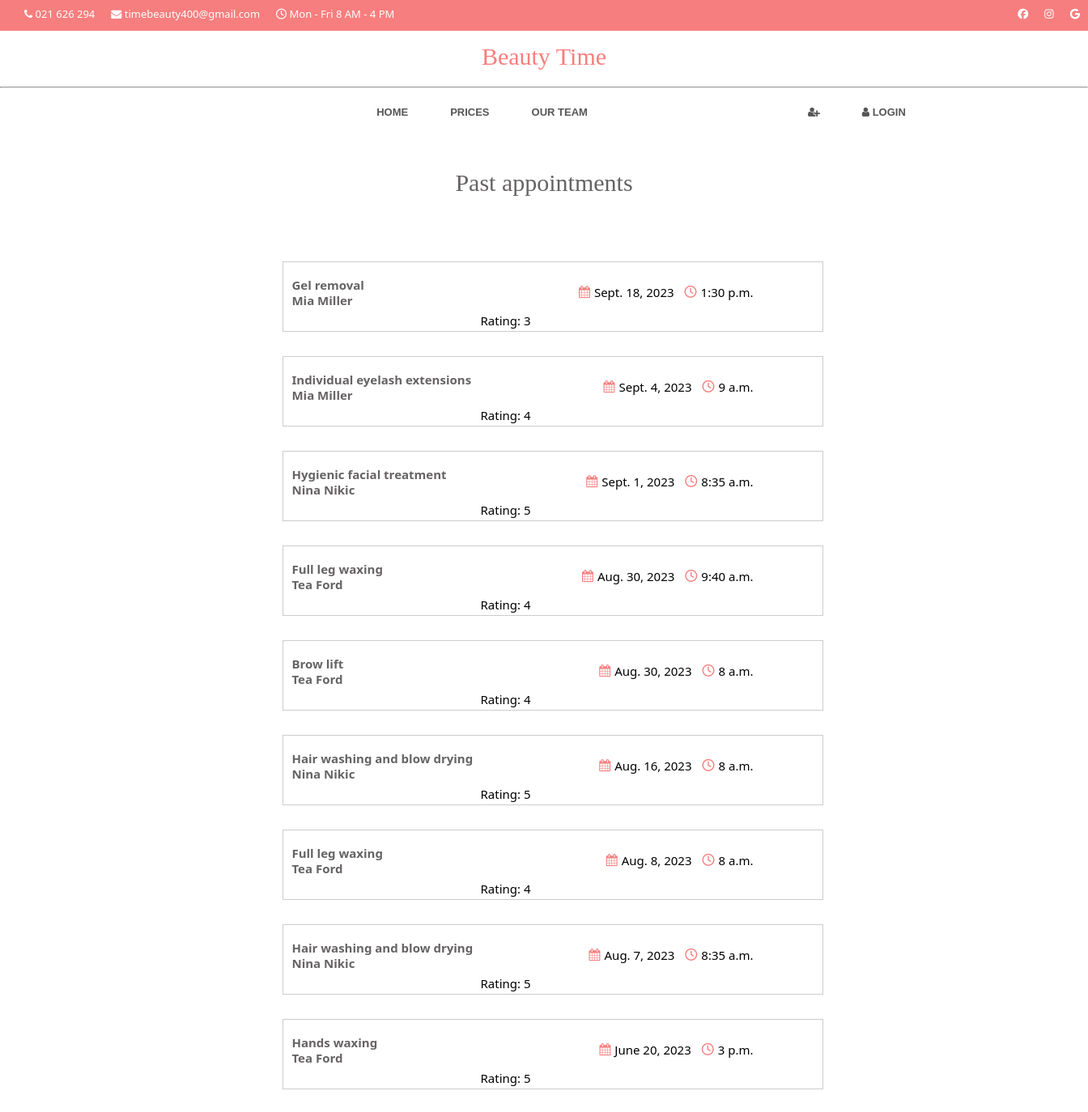
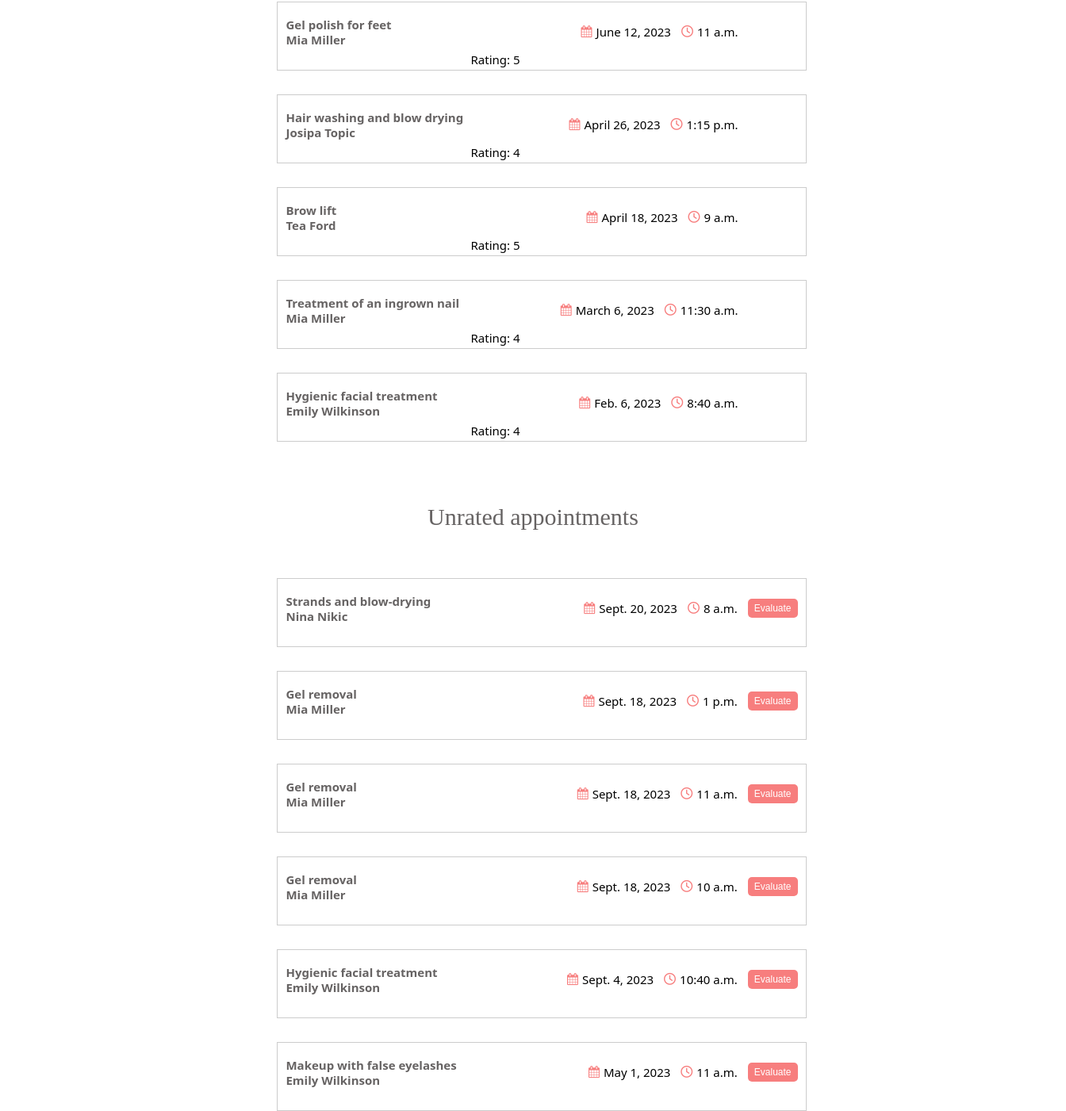
/user_appointments_past/6, run on the app's committed database (2 pictures, top to bottom).
### app1/models.py (models this page shows, shortened)
class Appointment(models.Model):
    service = models.ForeignKey(Service, on_delete=models.CASCADE, null=True, blank=True, related_name='service')
    time_ordered = models.DateTimeField(default=datetime.now, blank=True)
    user = models.ForeignKey(Users, on_delete=models.CASCADE, null=True, blank=True, related_name='user_appointments')
    employee = models.ForeignKey(Users, on_delete=models.CASCADE, blank=True, null=True, related_name='employee_appointments')
    date = models.DateField(auto_now=False, auto_now_add=False)
    time = models.TimeField(auto_now=False, auto_now_add=False)
    rating = models.PositiveIntegerField(choices=((1, '★'), (2, '★★'), (3, '★★★'), (4, '★★★★'), (5, '★★★★★')), null=True, blank=True)

class Service(models.Model):
    name = models.CharField(max_length=255)
    price = models.DecimalField(max_digits=10, decimal_places=2, blank=False)
    category = models.ForeignKey(ServiceCategory, on_delete=models.CASCADE, blank=True, null=True) #stupac u bazi moze biti prazan
    service_duration = models.DurationField()
    def __str__(self):
        return ' %s' % (self.name)

class Users(AbstractUser):
    email = models.EmailField()
    ROLES = (('employee', 'employee'), ('user', 'user'))
    role = models.CharField(max_length=50, choices=ROLES)
    phone = PhoneField(blank = True)
    category = models.ManyToManyField(ServiceCategory, related_name='users')
    image = models.ImageField(upload_to='images/', blank=True)
    def __str__(self):
        return ' %s %s' % (self.first_name, self.last_name)

### app1/views.py (the view)
# urls.py: path('user_appointments_past/<int:user_id>', views.get_user_appointments_past, name = 'user_appointments_past'),
def get_user_appointments_past(request, user_id):
    current_datetime = timezone.now()
    unreviewed_appointments = Appointment.objects.filter(date__lt=current_datetime.date(), rating__isnull=True, user=user_id).order_by('-date', '-time')
    reviewed_appointments = Appointment.objects.filter(date__lt=current_datetime.date(), rating__isnull=False, user=user_id).order_by('-date', '-time')
    if request.method == 'POST':
        form = RatingEmployeeForm(request.POST)
        if form.is_valid():
            appointment_id = request.POST.get('appointment_id')
            appointment = get_object_or_404(Appointment, id=appointment_id)
            appointment.rating = form.cleaned_data['rating'] #ocjena se sprema sprema u atribut rating objekta appointment.
            appointment.save()
            form = RatingEmployeeForm(initial={'rating': appointment.rating}) #nova instanca s početnom vrijednosti za ocjenu
    else:
        form = RatingEmployeeForm()
    return render(request, 'user_appointments_past.html', {
        'unreviewed_appointments': unreviewed_appointments,
        'reviewed_appointments': reviewed_appointments,
        'form': form
    })

### app1/templates/user_appointments_past.html (shortened to what this page needs)
{% extends 'base.html' %}
{% block user_appointments_past_block %}
<h2 id="my_app_title">Past appointments</h2>
<div class="appointments-container">
    {% for appointment in reviewed_appointments %}
    <div class="user_appointment">
        <div class="appointment-item">
            <div class="appointment-details">
                <span class="service-name">{{appointment.service}}</span><br>
                <span class="employee-name">{{appointment.employee}}</span>
            </div>
            <div class="appointment-date-time">
                <div class="date-time-container">
                    <button class="icon-button" style="color: #f77e7e; background-color: white;border:none;font-size:15px;"> <i class="fa fa-calendar" aria-hidden="true"></i></button>
                    <span class="date">{{appointment.date}}</span>
                </div>
                <div class="date-time-container">
                    <button class="icon-button" style="color: #f77e7e;background-color: white;border:none;font-size:15px;"> <i class="fa fa-clock-o" aria-hidden="true"></i></button>
                    <span class="time">{{appointment.time}}</span>
                </div>
            </div>
            <div id="employee_mark">Rating: {{ appointment.rating }}</div>
        </div>
    </div>
    {% endfor %}
<br><br><br><br><br><br>
<h2 id="my_app_title">Unrated appointments</h2>
    {% for appointment in unreviewed_appointments %}
    <div class="user_appointment">
        <div class="appointment-item">
            <div class="appointment-details">
                <span class="service-name">{{appointment.service}}</span><br>
                <span class="employee-name">{{appointment.employee}}</span>
            </div>
            <div class="appointment-date-time">
                <div class="date-time-container">
                    <button class="icon-button" style="color: #f77e7e; background-color: white;border:none;font-size:15px;"> <i class="fa fa-calendar" aria-hidden="true"></i></button>
                    <span class="date">{{appointment.date}}</span>
                </div>
                <div class="date-time-container">
                    <button class="icon-button" style="color: #f77e7e;background-color: white;border:none;font-size:15px;"> <i class="fa fa-clock-o" aria-hidden="true"></i></button>
                    <span class="time">{{appointment.time}}</span>
                </div>
                <div class="rating-bottun">
                    <button class="toggle-rating" data-appointment-id="{{ appointment.id }}">Evaluate</button>
                </div>
        </div>
    </div>
</div>
{% endfor %}
{% endblock %}

### app1/static/css/style.css (style rules this page uses)
.employee-name { font-weight: bold; }

### app1/templates/base.html (style rules this page uses)
* { margin: 0; padding: 0; }

### app1/templates/user_appointments_past.html (style rules this page uses)
.appointment-item { display: flex; justify-content: space-between; border: 1px solid #ccc; padding: 10px; margin-bottom: 7px; width: 60%; position: relative; left: 20%; top: 150px; height: 65px; font-size: 15px; font-family: system-ui; }
.appointments-container { display: flex; flex-direction: column; align-items: center; margin-top: 20px; }
.user_appointment { width: 80%; margin-bottom: 20px; }
.appointment-details { flex: 1; }
.service-name { font-weight: bold; }
.employee-name { position: relative; top: 7px; color: rgb(102, 99, 99); font-family: system-ui; }
.appointment-date-time { position: relative; bottom: 6px; }
.icon-button { margin-right: 5px; }
.date, .time { display: block; }
.appointment-date-time { display: flex; align-items: center; }
.date-time-container { display: flex; align-items: center; margin-right: 10px; }
#my_app_title { text-align: center; position: relative; top: 90px; }
.appointment-item { display: flex; justify-content: space-between; border: 1px solid #ccc; padding: 10px; margin-bottom: 10px; }
.service-name { font-weight: bold; position: relative; top: 7px; }
.date-time-container { display: flex; align-items: center; margin-right: 13px; }
#my_app_title { font-family: 'Brush Script Std'; text-align: center; font-size: 30px; color:rgb(102, 99, 99); position: relative; font-weight: 500; top: 90px; }
.service-name { position: relative; top: 8px; color: rgb(102, 99, 99); font-family: system-ui; }
#employee_mark { position: relative; top: 80%; right: 350px; }
.toggle-rating { background-color: #f77e7e; border: none; border-radius: 5px; font-size: 12px; padding: 5px 8px; color: #fff; position: relative; top: 10px; }
.toggle-rating { position: relative; top: -20%; }

### data on the page
Appointment: service "Gel removal", employee "Mia Miller", date "Sept. 18, 2023", time "1:30 p.m.", rating "3"
Appointment: service "Individual eyelash extensions", employee "Mia Miller", date "Sept. 4, 2023", time "9 a.m.", rating "4"
Appointment: service "Hygienic facial treatment", employee "Nina Nikic", date "Sept. 1, 2023", time "8:35 a.m.", rating "5"
Appointment: service "Full leg waxing", employee "Tea Ford", date "Aug. 30, 2023", time "9:40 a.m.", rating "4"
Appointment: service "Brow lift", employee "Tea Ford", date "Aug. 30, 2023", time "8 a.m.", rating "4"
Appointment: service "Hair washing and blow drying", employee "Nina Nikic", date "Aug. 16, 2023", time "8 a.m.", rating "5"
Appointment: service "Full leg waxing", employee "Tea Ford", date "Aug. 8, 2023", time "8 a.m.", rating "4"
Appointment: service "Hair washing and blow drying", employee "Nina Nikic", date "Aug. 7, 2023", time "8:35 a.m.", rating "5"
Appointment: service "Hands waxing", employee "Tea Ford", date "June 20, 2023", time "3 p.m.", rating "5"
Appointment: service "Gel polish for feet", employee "Mia Miller", date "June 12, 2023", time "11 a.m.", rating "5"
Appointment: service "Hair washing and blow drying", employee "Josipa Topic", date "April 26, 2023", time "1:15 p.m.", rating "4"
Appointment: service "Brow lift", employee "Tea Ford", date "April 18, 2023", time "9 a.m.", rating "5"
Appointment: service "Treatment of an ingrown nail", employee "Mia Miller", date "March 6, 2023", time "11:30 a.m.", rating "4"
Appointment: service "Hygienic facial treatment", employee "Emily Wilkinson", date "Feb. 6, 2023", time "8:40 a.m.", rating "4"
Appointment: service "Strands and blow-drying", employee "Nina Nikic", date "Sept. 20, 2023", time "8 a.m."
Appointment: service "Gel removal", employee "Mia Miller", date "Sept. 18, 2023", time "1 p.m."
Appointment: service "Gel removal", employee "Mia Miller", date "Sept. 18, 2023", time "11 a.m."
Appointment: service "Gel removal", employee "Mia Miller", date "Sept. 18, 2023", time "10 a.m."
Appointment: service "Hygienic facial treatment", employee "Emily Wilkinson", date "Sept. 4, 2023", time "10:40 a.m."
Appointment: service "Makeup with false eyelashes", employee "Emily Wilkinson", date "May 1, 2023", time "11 a.m."
